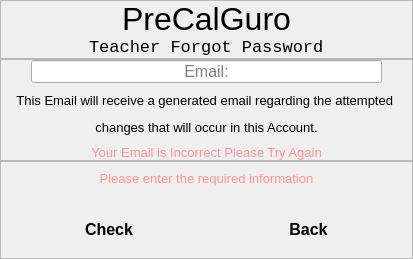
          <widget class="QWidget" name="page_2">
           <layout class="QVBoxLayout" name="verticalLayout_10">
            <property name="spacing">
             <number>0</number>
            </property>
            <property name="leftMargin">
             <number>0</number>
            </property>
            <property name="topMargin">
             <number>0</number>
            </property>
            <property name="rightMargin">
             <number>0</number>
            </property>
            <property name="bottomMargin">
             <number>0</number>
            </property>
            <item>
             <widget class="QFrame" name="frame_5">
              <property name="frameShape">
               <enum>QFrame::StyledPanel</enum>
              </property>
              <property name="frameShadow">
               <enum>QFrame::Raised</enum>
              </property>
              <layout class="QVBoxLayout" name="verticalLayout_8">
               <property name="spacing">
                <number>0</number>
               </property>
               <property name="leftMargin">
                <number>0</number>
               </property>
               <property name="topMargin">
                <number>0</number>
               </property>
               <property name="rightMargin">
                <number>0</number>
               </property>
               <property name="bottomMargin">
                <number>0</number>
               </property>
               <item alignment="Qt::AlignHCenter">
                <widget class="QLabel" name="label_4">
                 <property name="font">
                  <font>
                   <pointsize>24</pointsize>
                  </font>
                 </property>
                 <property name="text">
                  <string>PreCalGuro</string>
                 </property>
                </widget>
               </item>
               <item alignment="Qt::AlignHCenter">
                <widget class="QLabel" name="label_5">
                 <property name="font">
                  <font>
                   <family>Consolas</family>
                   <pointsize>13</pointsize>
                  </font>
                 </property>
                 <property name="text">
                  <string>Teacher Forgot Password</string>
                 </property>
                </widget>
               </item>
              </layout>
             </widget>
            </item>
            <item alignment="Qt::AlignVCenter">
             <widget class="QFrame" name="frame_6">
              <property name="frameShape">
               <enum>QFrame::StyledPanel</enum>
              </property>
              <property name="frameShadow">
               <enum>QFrame::Raised</enum>
              </property>
              <layout class="QVBoxLayout" name="verticalLayout_9">
               <property name="spacing">
                <number>10</number>
               </property>
               <property name="leftMargin">
                <number>0</number>
               </property>
               <property name="topMargin">
                <number>0</number>
               </property>
               <property name="rightMargin">
                <number>0</number>
               </property>
               <property name="bottomMargin">
                <number>0</number>
               </property>
               <item>
                <widget class="QLineEdit" name="teachCheckEmail_lineEdit">
                 <property name="font">
                  <font>
                   <pointsize>12</pointsize>
                  </font>
                 </property>
                 <property name="toolTip">
                  <string>Required*</string>
                 </property>
                 <property name="styleSheet">
                  <string notr="true">margin-left:30px;
margin-right:30px;</string>
                 </property>
                 <property name="text">
                  <string/>
                 </property>
                 <property name="alignment">
                  <set>Qt::AlignCenter</set>
                 </property>
                 <property name="placeholderText">
                  <string>Email:</string>
                 </property>
                </widget>
               </item>
               <item>
                <widget class="QLabel" name="label_6">
                 <property name="font">
                  <font>
                   <pointsize>8</pointsize>
                  </font>
                 </property>
                 <property name="text">
                  <string>&lt;html&gt;&lt;head/&gt;&lt;body&gt;&lt;p align=&quot;center&quot;&gt;&lt;span style=&quot; font-size:10pt;&quot;&gt;This Email will receive a generated email regarding the attempted &lt;/span&gt;&lt;/p&gt;&lt;p align=&quot;center&quot;&gt;&lt;span style=&quot; font-size:10pt;&quot;&gt;changes that will occur in this Account.&lt;/span&gt;&lt;/p&gt;&lt;/body&gt;&lt;/html&gt;</string>
                 </property>
                 <property name="textFormat">
                  <enum>Qt::RichText</enum>
                 </property>
                </widget>
               </item>
               <item>
                <widget class="QWidget" name="warningTeachEmail" native="true">
                 <layout class="QVBoxLayout" name="verticalLayout_22">
                  <property name="spacing">
                   <number>0</number>
                  </property>
                  <property name="leftMargin">
                   <number>0</number>
                  </property>
                  <property name="topMargin">
                   <number>0</number>
                  </property>
                  <property name="rightMargin">
                   <number>0</number>
                  </property>
                  <property name="bottomMargin">
                   <number>0</number>
                  </property>
                  <item>
                   <widget class="QLabel" name="label_19">
                    <property name="font">
                     <font>
                      <family>MS Shell Dlg 2</family>
                      <pointsize>10</pointsize>
                     </font>
                    </property>
                    <property name="text">
                     <string>&lt;html&gt;&lt;head/&gt;&lt;body&gt;&lt;p&gt;&lt;span style=&quot; color:#ff9393;&quot;&gt;Your Email is Incorrect Please Try Again&lt;/span&gt;&lt;/p&gt;&lt;/body&gt;&lt;/html&gt;</string>
                    </property>
                    <property name="textFormat">
                     <enum>Qt::RichText</enum>
                    </property>
                    <property name="alignment">
                     <set>Qt::AlignCenter</set>
                    </property>
                   </widget>
                  </item>
                 </layout>
                </widget>
               </item>
              </layout>
             </widget>
            </item>
            <item>
             <widget class="QFrame" name="frame_4">
              <property name="frameShape">
               <enum>QFrame::StyledPanel</enum>
              </property>
              <property name="frameShadow">
               <enum>QFrame::Raised</enum>
              </property>
              <layout class="QVBoxLayout" name="verticalLayout_7">
               <property name="spacing">
                <number>6</number>
               </property>
               <property name="leftMargin">
                <number>0</number>
               </property>
               <property name="topMargin">
                <number>0</number>
               </property>
               <property name="rightMargin">
                <number>0</number>
               </property>
               <property name="bottomMargin">
                <number>0</number>
               </property>
               <item alignment="Qt::AlignBottom">
                <widget class="QWidget" name="teachWarnContainer" native="true">
                 <layout class="QVBoxLayout" name="verticalLayout_18">
                  <property name="spacing">
                   <number>0</number>
                  </property>
                  <property name="leftMargin">
                   <number>0</number>
                  </property>
                  <property name="topMargin">
                   <number>0</number>
                  </property>
                  <property name="rightMargin">
                   <number>0</number>
                  </property>
                  <property name="bottomMargin">
                   <number>0</number>
                  </property>
                  <item>
                   <widget class="QStackedWidget" name="teachWarnSubContainer">
                    <property name="currentIndex">
                     <number>0</number>
                    </property>
                    <widget class="QWidget" name="page_7">
                     <layout class="QVBoxLayout" name="verticalLayout_19">
                      <item>
                       <widget class="QLabel" name="label_14">
                        <property name="font">
                         <font>
                          <family>MS Shell Dlg 2</family>
                          <pointsize>10</pointsize>
                         </font>
                        </property>
                        <property name="text">
                         <string>&lt;html&gt;&lt;head/&gt;&lt;body&gt;&lt;p&gt;&lt;span style=&quot; color:#ff9393;&quot;&gt;Please enter the required information&lt;/span&gt;&lt;/p&gt;&lt;/body&gt;&lt;/html&gt;</string>
                        </property>
                        <property name="textFormat">
                         <enum>Qt::RichText</enum>
                        </property>
                        <property name="alignment">
                         <set>Qt::AlignCenter</set>
                        </property>
                       </widget>
                      </item>
                     </layout>
                    </widget>
                    <widget class="QWidget" name="page_8">
                     <layout class="QVBoxLayout" name="verticalLayout_21">
                      <item>
                       <widget class="QLabel" name="label_15">
                        <property name="font">
                         <font>
                          <family>MS Shell Dlg 2</family>
                          <pointsize>10</pointsize>
                         </font>
                        </property>
                        <property name="text">
                         <string>&lt;html&gt;&lt;head/&gt;&lt;body&gt;&lt;p&gt;&lt;span style=&quot; color:#9eff99;&quot;&gt;Check your email to Reset your Password&lt;/span&gt;&lt;/p&gt;&lt;/body&gt;&lt;/html&gt;</string>
                        </property>
                        <property name="textFormat">
                         <enum>Qt::RichText</enum>
                        </property>
                        <property name="alignment">
                         <set>Qt::AlignCenter</set>
                        </property>
                       </widget>
                      </item>
                     </layout>
                    </widget>
                   </widget>
                  </item>
                 </layout>
                </widget>
               </item>
               <item>
                <widget class="QWidget" name="widget_16" native="true">
                 <layout class="QHBoxLayout" name="horizontalLayout_3">
                  <item>
                   <widget class="QPushButton" name="teachCheckEmail_Button">
                    <property name="font">
                     <font>
                      <family>MS Sans Serif</family>
                      <pointsize>12</pointsize>
                      <weight>75</weight>
                      <bold>true</bold>
                     </font>
                    </property>
                    <property name="styleSheet">
                     <string notr="true">	padding: 10px 25px;
	border-top-left-radius: 10px;
	border-bottom-left-radius: 10px;
	margin-left: 50px;
	margin-right:50px;

</string>
                    </property>
                    <property name="text">
                     <string>Check</string>
                    </property>
                   </widget>
                  </item>
                  <item>
                   <widget class="QPushButton" name="backButton_2">
                    <property name="font">
                     <font>
                      <family>MS Sans Serif</family>
                      <pointsize>12</pointsize>
                      <weight>75</weight>
                      <bold>true</bold>
                     </font>
                    </property>
                    <property name="styleSheet">
                     <string notr="true">	padding: 10px 25px;
	border-top-left-radius: 10px;
	border-bottom-left-radius: 10px;
	margin-left: 50px;
	margin-right:50px;

</string>
                    </property>
                    <property name="text">
                     <string>Back</string>
                    </property>
                   </widget>
                  </item>
                 </layout>
                </widget>
               </item>
              </layout>
             </widget>
            </item>
           </layout>
          </widget>
